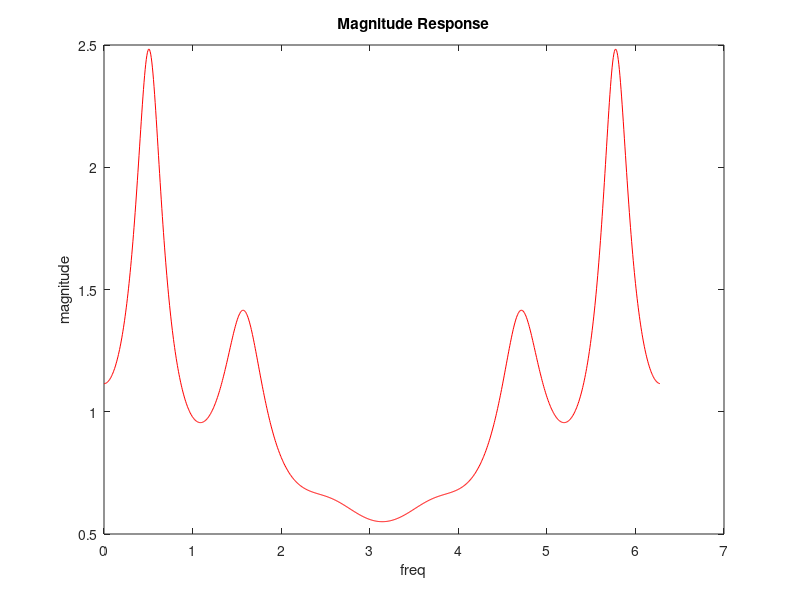

The MATLAB source for this figure:
a = [1,-0.5,0.2,-0.1,0.007,0.14,0.15];
b = 1;
n = 1001;
[h,t] = freqz(b,a,n,'whole');

figure();
plot(t, abs(h),"r");
title("Magnitude Response");
xlabel("freq");
ylabel("magnitude");
